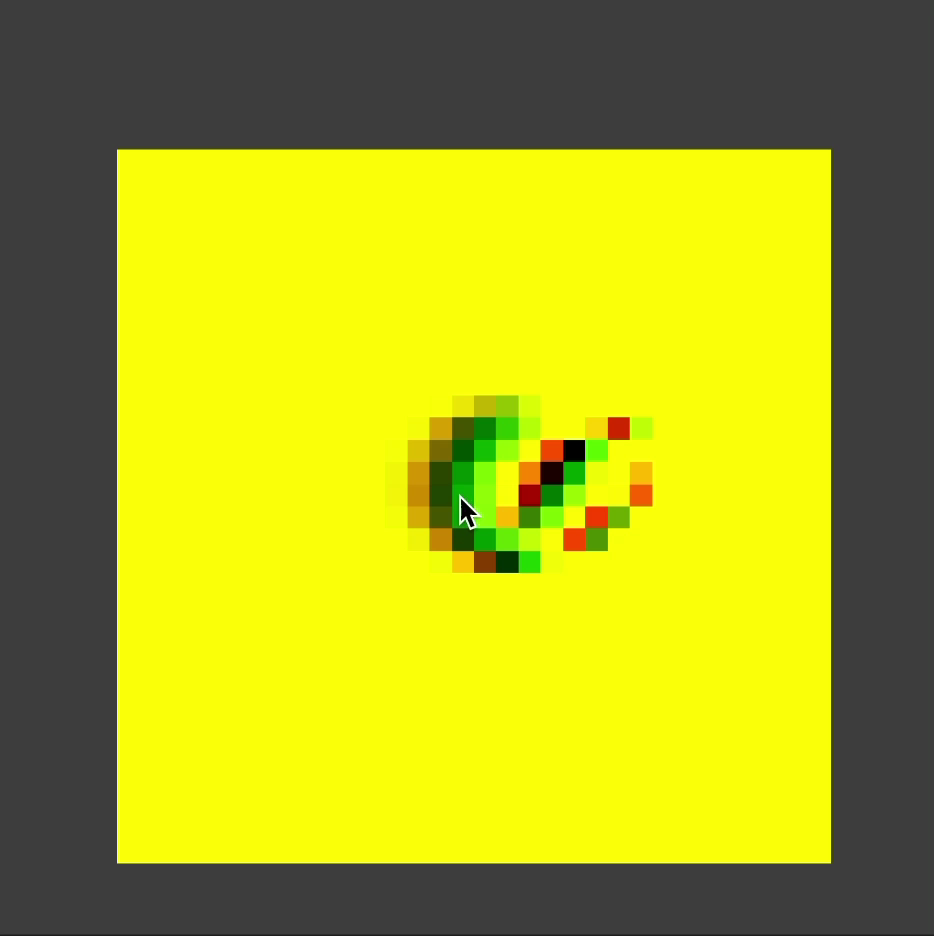
#> input picture assets/test_img.png, 934 x 936 px
$ jupyter execute check_version.ipynb   (shell and % lines are left out)
#> lines starting #> are read from the running program, lines starting #| are printed output that depends on the picture
[cell 1]
import cv2
import matplotlib.pyplot as plt
from IPython.display import Image

[cell 2]
img = cv2.imread("../assets/test_img.png", 0)
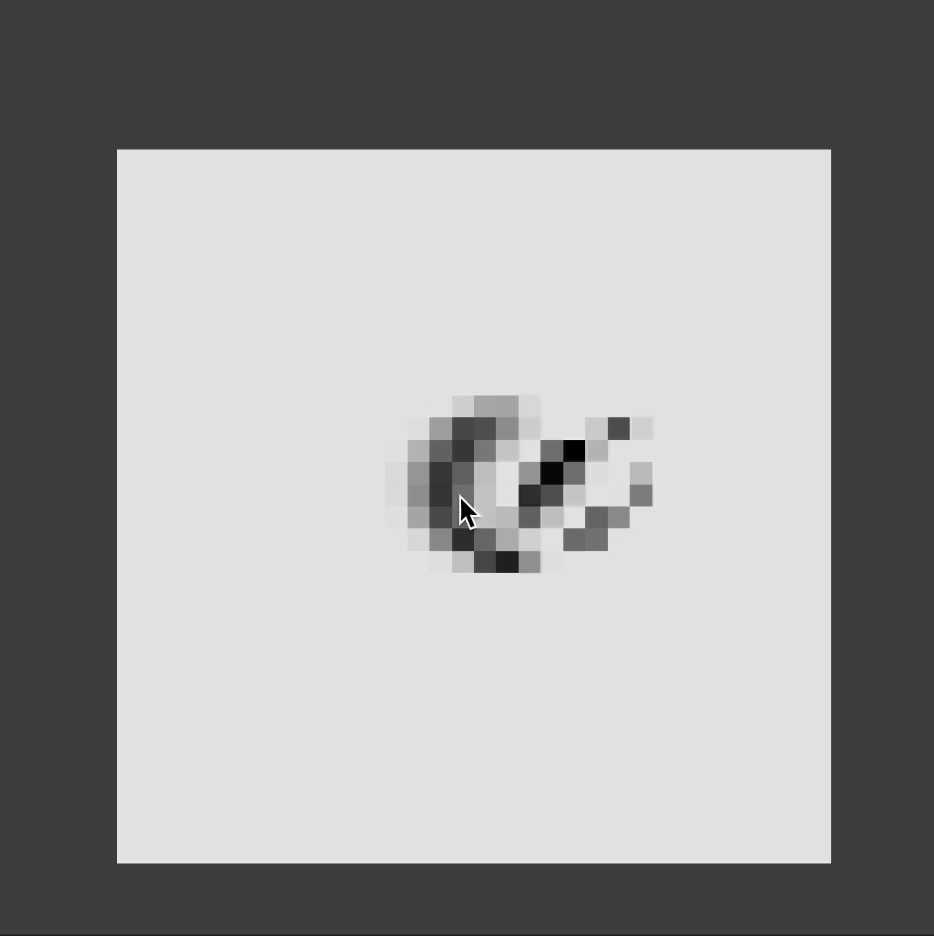
#> img: shape (936, 934); min 0, max 254, mean 153.6

[cell 3]
plt.imshow(img, cmap='gray')
#> (this line was passed over: IPython is not available in this run)
